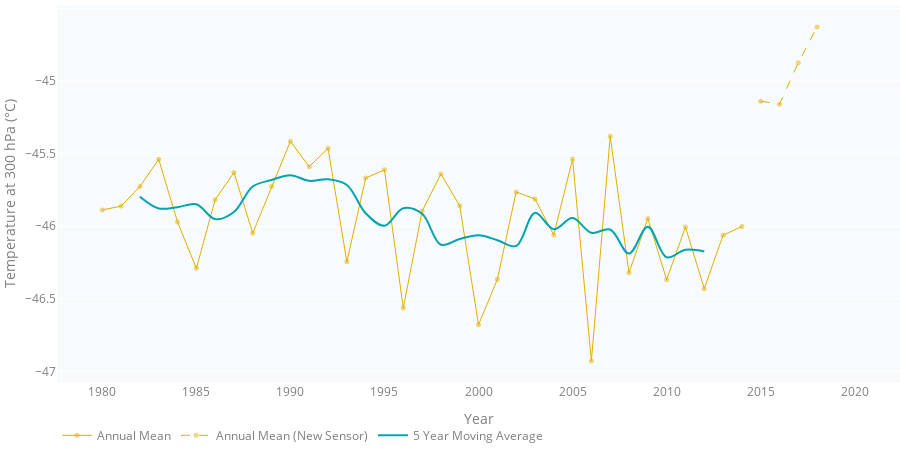

The notebook cell this image was saved under:
### Code cell
figure_2_13_a = go.Figure(data=[mean_annual_trace, mean_annual_trace_new_sensor,moving_avg_trace], layout=TIMESERIES_LAYOUT)
figure_2_13_a.update_layout(
    yaxis=dict(title='Temperature at 300 hPa (\u00b0C)'),
    xaxis=dict(title="Year"))
figure_2_13_a

### Figure 1 — Plotly figure (JSON) as saved in the notebook; plotly's stock layout.template omitted (floating-point values rounded to 4 significant figures)
{"data": [{"hovertemplate": "%{x|%Y}<br><b>Annual Mean</b><br>Temperature: %{y:.2f} °C<br><extra></extra>", "line": {"color": "#E1AF00", "width": 1}, "marker": {"color": "#E1AF00", "opacity": 0.5, "size": 5}, "mode": "markers+lines", "name": "Annual Mean", "type": "scatter", "x": ["1980-01-01", "1981-01-01", "1982-01-01", "1983-01-01", "1984-01-01", "1985-01-01", "1986-01-01", "1987-01-01", "1988-01-01", "1989-01-01", "1990-01-01", "1991-01-01", "1992-01-01", "1993-01-01", "1994-01-01", "1995-01-01", "1996-01-01", "1997-01-01", "1998-01-01", "1999-01-01", "2000-01-01", "2001-01-01", "2002-01-01", "2003-01-01", "2004-01-01", "2005-01-01", "2006-01-01", "2007-01-01", "2008-01-01", "2009-01-01", "2010-01-01", "2011-01-01", "2012-01-01", "2013-01-01", "2014-01-01", "2015-01-01", "2016-01-01", "2017-01-01", "2018-01-01", "2019-01-01", "2020-01-01"], "y": [-45.89, -45.86, -45.73, -45.54, -45.97, -46.29, -45.82, -45.63, -46.05, -45.73, -45.41, -45.59, -45.46, -46.25, -45.67, -45.61, -46.56, -45.9, -45.64, -45.86, -46.68, -46.37, -45.76, -45.81, -46.06, -45.54, -46.93, -45.38, -46.32, -45.95, -46.37, -46.01, -46.43, -46.06, -46.0, null, null, null, null, null, null]}, {"hovertemplate": "%{x|%Y}<br><b>Annual Mean</b><br>Temperature: %{y:.2f} °C<br><extra></extra>", "line": {"color": "#E1AF00", "dash": "dash", "width": 1}, "marker": {"color": "#E1AF00", "opacity": 0.5, "size": 5}, "mode": "markers+lines", "name": "Annual Mean (New Sensor)", "type": "scatter", "x": ["1980-01-01", "1981-01-01", "1982-01-01", "1983-01-01", "1984-01-01", "1985-01-01", "1986-01-01", "1987-01-01", "1988-01-01", "1989-01-01", "1990-01-01", "1991-01-01", "1992-01-01", "1993-01-01", "1994-01-01", "1995-01-01", "1996-01-01", "1997-01-01", "1998-01-01", "1999-01-01", "2000-01-01", "2001-01-01", "2002-01-01", "2003-01-01", "2004-01-01", "2005-01-01", "2006-01-01", "2007-01-01", "2008-01-01", "2009-01-01", "2010-01-01", "2011-01-01", "2012-01-01", "2013-01-01", "2014-01-01", "2015-01-01", "2016-01-01", "2017-01-01", "2018-01-01", "2019-01-01", "2020-01-01"], "y": [null, null, null, null, null, null, null, null, null, null, null, null, null, null, null, null, null, null, null, null, null, null, null, null, null, null, null, null, null, null, null, null, null, null, null, -45.14, -45.16, -44.87, -44.63, null, null]}, {"hovertemplate": "%{x|%Y}<br><b>5yr Moving Average</b><br>Temperature: %{y:.2f} °C<extra></extra>", "line": {"color": "#00a4ae", "shape": "spline", "width": 2}, "mode": "lines", "name": "5 Year Moving Average", "type": "scatter", "x": ["1980-01-01", "1981-01-01", "1982-01-01", "1983-01-01", "1984-01-01", "1985-01-01", "1986-01-01", "1987-01-01", "1988-01-01", "1989-01-01", "1990-01-01", "1991-01-01", "1992-01-01", "1993-01-01", "1994-01-01", "1995-01-01", "1996-01-01", "1997-01-01", "1998-01-01", "1999-01-01", "2000-01-01", "2001-01-01", "2002-01-01", "2003-01-01", "2004-01-01", "2005-01-01", "2006-01-01", "2007-01-01", "2008-01-01", "2009-01-01", "2010-01-01", "2011-01-01", "2012-01-01", "2013-01-01", "2014-01-01", "2015-01-01", "2016-01-01", "2017-01-01", "2018-01-01", "2019-01-01", "2020-01-01"], "y": [null, null, -45.8, -45.88, -45.87, -45.85, -45.95, -45.9, -45.73, -45.68, -45.65, -45.69, -45.68, -45.72, -45.91, -46.0, -45.88, -45.91, -46.13, -46.09, -46.06, -46.1, -46.14, -45.91, -46.02, -45.94, -46.05, -46.02, -46.19, -46.0, -46.21, -46.16, -46.17, null, null, null, null, null, null, null, null]}], "layout": {"font": {"color": "#7f7f7f"}, "height": 450, "hovermode": "closest", "legend": {"bgcolor": "rgba(0,0,0,0)", "itemclick": false, "itemdoubleclick": false, "orientation": "h"}, "margin": {"b": 0, "l": 0, "r": 0, "t": 0}, "paper_bgcolor": "rgba(0,0,0,0)", "plot_bgcolor": "#f7fbfd", "xaxis": {"fixedrange": true, "showgrid": false, "title": {"text": "Year"}}, "yaxis": {"fixedrange": true, "title": {"text": "Temperature at 300 hPa (°C)"}}}}
